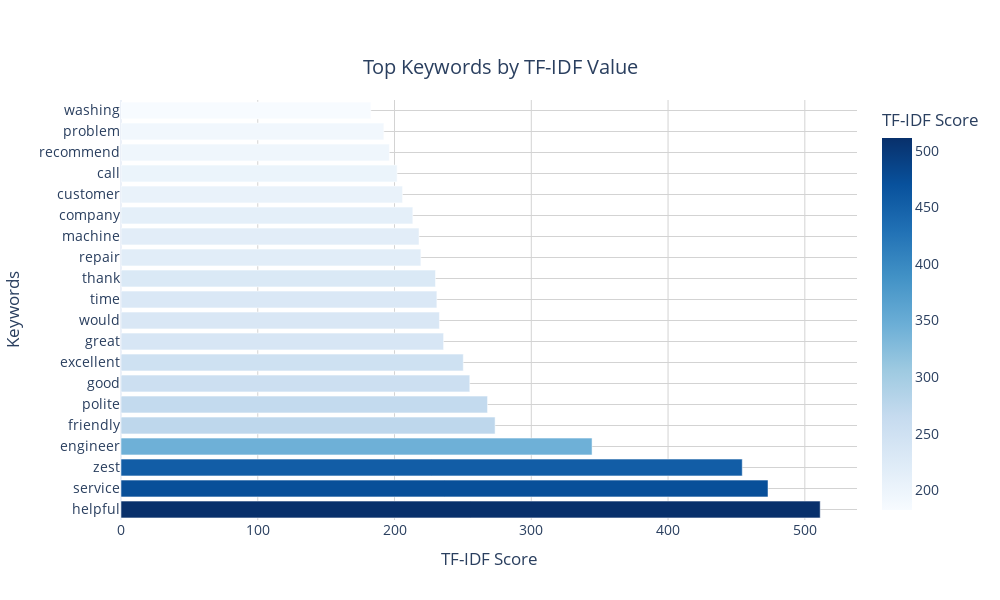
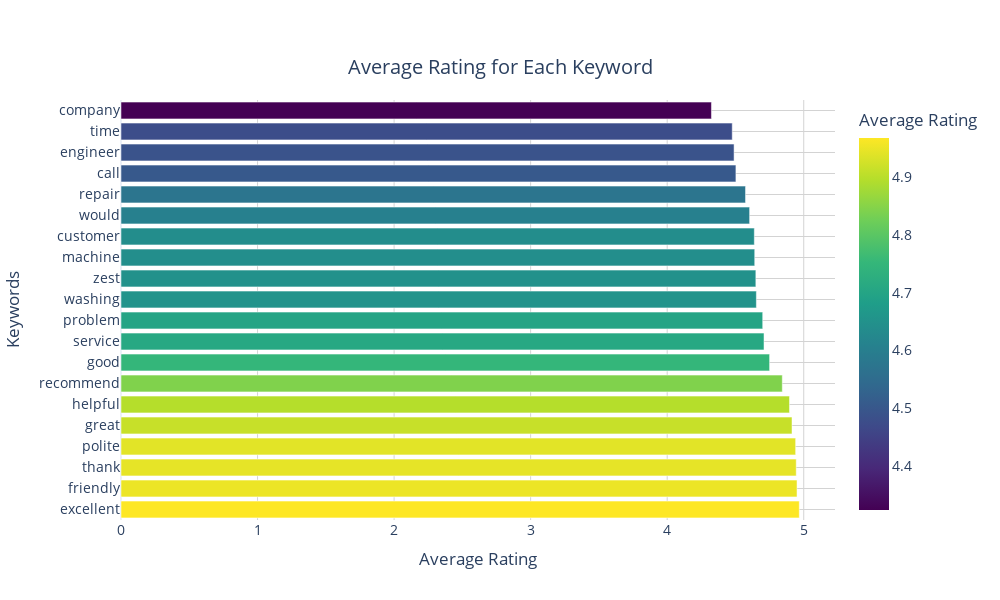

Write notebook code for charts like these, in order.
### Markdown cell above
### Visualization

### Code cell
import plotly.express as px

# Plot the top keywords by TF-IDF value
fig = px.bar(keyword_df.head(20), 
             x='TF-IDF', 
             y='Keyword', 
             orientation='h', 
             title='Top Keywords by TF-IDF Value',
             color='TF-IDF',
             color_continuous_scale='Blues',
             labels={'TF-IDF': 'TF-IDF Score', 'Keyword': 'Keywords'})

# Customize the layout
fig.update_layout(
    title={
        'text': 'Top Keywords by TF-IDF Value',
        'y':0.9,
        'x':0.5,
        'xanchor': 'center',
        'yanchor': 'top'
    },
    xaxis_title="TF-IDF Score",
    yaxis_title="Keywords",
    template="plotly_white",
    width=1000,
    height=600,
    font=dict(size=14)
)

# Add grid lines
fig.update_xaxes(showgrid=True, gridwidth=1, gridcolor='LightGray')
fig.update_yaxes(showgrid=True, gridwidth=1, gridcolor='LightGray')

# Show the plot
fig.show()

# Plot the average rating for each keyword
fig = px.bar(keyword_ratings, 
             x='Rating Value', 
             y='Keywords', 
             orientation='h', 
             title='Average Rating for Each Keyword',
             color='Rating Value',
             color_continuous_scale='Viridis',
             labels={'Rating Value': 'Average Rating', 'Keywords': 'Keywords'})

# Customize the layout
fig.update_layout(
    title={
        'text': 'Average Rating for Each Keyword',
        'y':0.9,
        'x':0.5,
        'xanchor': 'center',
        'yanchor': 'top'
    },
    xaxis_title="Average Rating",
    yaxis_title="Keywords",
    template="plotly_white",
    width=1000,
    height=600,
    font=dict(size=14)
)

# Add grid lines
fig.update_xaxes(showgrid=True, gridwidth=1, gridcolor='LightGray')
fig.update_yaxes(showgrid=True, gridwidth=1, gridcolor='LightGray')

# Show the plot
fig.show()

### Figure 1 — Plotly figure (JSON) as saved in the notebook; plotly's stock layout.template omitted (floating-point values rounded to 4 significant figures)
{"data": [{"alignmentgroup": "True", "hovertemplate": "TF-IDF Score=%{marker.color}<br>Keywords=%{y}<extra></extra>", "legendgroup": "", "marker": {"color": [511.2, 473.1, 454.2, 344.4, 273.5, 268.0, 255.0, 250.3, 235.9, 232.8, 231.0, 229.9, 219.3, 217.9, 213.4, 205.9, 201.9, 196.2, 192.2, 182.7], "coloraxis": "coloraxis", "pattern": {"shape": ""}}, "name": "", "offsetgroup": "", "orientation": "h", "showlegend": false, "textposition": "auto", "type": "bar", "x": [511.2, 473.1, 454.2, 344.4, 273.5, 268.0, 255.0, 250.3, 235.9, 232.8, 231.0, 229.9, 219.3, 217.9, 213.4, 205.9, 201.9, 196.2, 192.2, 182.7], "xaxis": "x", "y": ["helpful", "service", "zest", "engineer", "friendly", "polite", "good", "excellent", "great", "would", "time", "thank", "repair", "machine", "company", "customer", "call", "recommend", "problem", "washing"], "yaxis": "y"}], "layout": {"barmode": "relative", "coloraxis": {"colorbar": {"title": {"text": "TF-IDF Score"}}, "colorscale": [[0, "rgb(247,251,255)"], [0.125, "rgb(222,235,247)"], [0.25, "rgb(198,219,239)"], [0.375, "rgb(158,202,225)"], [0.5, "rgb(107,174,214)"], [0.625, "rgb(66,146,198)"], [0.75, "rgb(33,113,181)"], [0.875, "rgb(8,81,156)"], [1, "rgb(8,48,107)"]]}, "font": {"size": 14}, "height": 600, "legend": {"tracegroupgap": 0}, "title": {"text": "Top Keywords by TF-IDF Value", "x": 0.5, "xanchor": "center", "y": 0.9, "yanchor": "top"}, "width": 1000, "xaxis": {"anchor": "y", "domain": [0, 1], "gridcolor": "LightGray", "gridwidth": 1, "showgrid": true, "title": {"text": "TF-IDF Score"}}, "yaxis": {"anchor": "x", "domain": [0, 1], "gridcolor": "LightGray", "gridwidth": 1, "showgrid": true, "title": {"text": "Keywords"}}}}

### Figure 2 — Plotly figure (JSON) as saved in the notebook; plotly's stock layout.template omitted (floating-point values rounded to 4 significant figures)
{"data": [{"alignmentgroup": "True", "hovertemplate": "Average Rating=%{marker.color}<br>Keywords=%{y}<extra></extra>", "legendgroup": "", "marker": {"color": [4.967, 4.951, 4.945, 4.941, 4.914, 4.896, 4.843, 4.75, 4.709, 4.7, 4.653, 4.649, 4.641, 4.638, 4.604, 4.574, 4.503, 4.49, 4.476, 4.324], "coloraxis": "coloraxis", "pattern": {"shape": ""}}, "name": "", "offsetgroup": "", "orientation": "h", "showlegend": false, "textposition": "auto", "type": "bar", "x": [4.967, 4.951, 4.945, 4.941, 4.914, 4.896, 4.843, 4.75, 4.709, 4.7, 4.653, 4.649, 4.641, 4.638, 4.604, 4.574, 4.503, 4.49, 4.476, 4.324], "xaxis": "x", "y": ["excellent", "friendly", "thank", "polite", "great", "helpful", "recommend", "good", "service", "problem", "washing", "zest", "machine", "customer", "would", "repair", "call", "engineer", "time", "company"], "yaxis": "y"}], "layout": {"barmode": "relative", "coloraxis": {"colorbar": {"title": {"text": "Average Rating"}}, "colorscale": [[0, "#440154"], [0.1111, "#482878"], [0.2222, "#3e4989"], [0.3333, "#31688e"], [0.4444, "#26828e"], [0.5556, "#1f9e89"], [0.6667, "#35b779"], [0.7778, "#6ece58"], [0.8889, "#b5de2b"], [1, "#fde725"]]}, "font": {"size": 14}, "height": 600, "legend": {"tracegroupgap": 0}, "title": {"text": "Average Rating for Each Keyword", "x": 0.5, "xanchor": "center", "y": 0.9, "yanchor": "top"}, "width": 1000, "xaxis": {"anchor": "y", "domain": [0, 1], "gridcolor": "LightGray", "gridwidth": 1, "showgrid": true, "title": {"text": "Average Rating"}}, "yaxis": {"anchor": "x", "domain": [0, 1], "gridcolor": "LightGray", "gridwidth": 1, "showgrid": true, "title": {"text": "Keywords"}}}}
